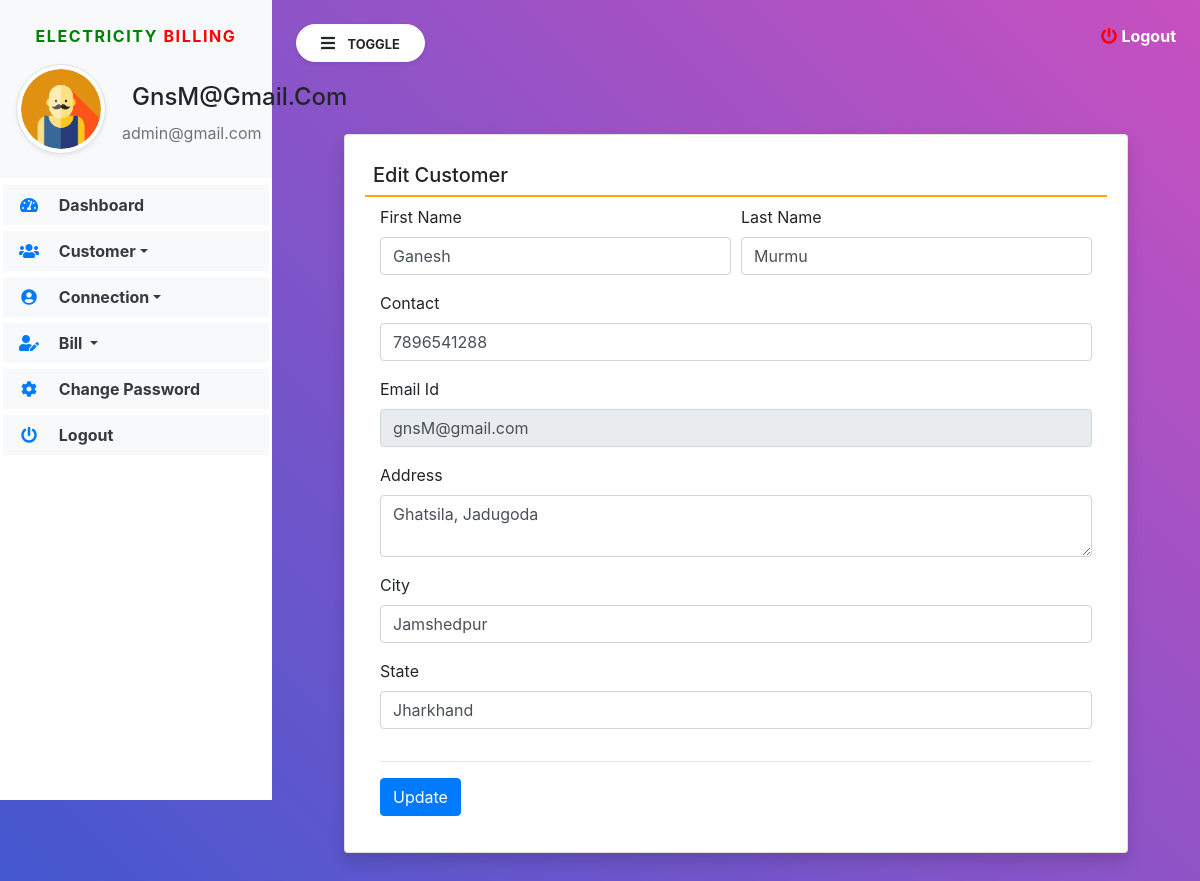
/edit_Customer/1 (signed in), run on the app's committed database.
### electricity/models.py (models this page shows, shortened)
class Customer(models.Model):
    user = models.ForeignKey(User,on_delete=models.CASCADE)
    contact = models.CharField(max_length=15, null=True)
    address = models.CharField(max_length=200, null=True)
    city = models.CharField(max_length=100,null=True)
    state = models.CharField(max_length=100, null=True)
    regdate = models.DateTimeField(auto_now_add=True)

### electricity/views.py (the view, shortened to what this page needs)
# urls.py: path('edit_Customer/<int:pid>', edit_Customer, name='edit_Customer'),
def edit_Customer(request,pid):
    if not request.user.is_authenticated:
        return redirect('admin_login')
    user = User.objects.get(id=request.user.id)
    customer = Customer.objects.get(id=pid)
    error = False
    d = {'customer': customer, 'user': user, 'error': error}
    return  render(request, 'edit_Customer.html', locals())

### electricity/templates/edit_Customer.html (shortened to what this page needs)
{% extends 'navbar1.html' %}
{% load static %}
{% block body1 %}
<div class="card shadow m-5">
    <div class="card-body">
      <h5 class="p-2" style="border-bottom: 2px solid orange">Edit Customer</h5>
      <div class="container-fluid">
        <form method="post" onsubmit="return MobileValidate()">
          <div class="form-row">
            <div class="col-sm-6">
             <div class="form-group">
               <label>First Name</label>
               <input type="text" name="firstname" class="form-control" value="{{customer.user.first_name}}">
             </div>
            </div>
             <div class="col-sm-6">
              <div class="form-group">
                <label>Last Name</label>
                <input type="text" name="lastname" class="form-control" value="{{customer.user.last_name}}">
              </div>
            </div>
           <div class="col-sm-12">
             <div class="form-group">
               <label>Contact</label>
               <input type="number" name="contact" class="form-control" value="{{customer.contact}}">
             </div>
            </div>
            <div class="col-sm-12">
             <div class="form-group">
               <label>Email Id</label>
               <input type="email" name="email" class="form-control" value="{{customer.user.username}}" readonly>
             </div>
            </div>
            <div class="col-sm-12">
             <div class="form-group">
               <label>Address</label>
               <textarea name="address" class="form-control" rows="2">{{customer.address}}</textarea>
             </div>
            </div>
            <div class="col-sm-12">
             <div class="form-group">
               <label>City</label>
               <input type="text" name="city" class="form-control" value="{{customer.city}}">
             </div>
            </div>
            <div class="col-sm-12">
             <div class="form-group">
               <label>State</label>
               <input type="text" name="state" class="form-control" value="{{customer.state}}">
             </div>
            </div>
          </div>
          <hr>
        <input type="submit" value="Update" class="btn btn-primary">
        </form>
      </div>
    </div>
  </div>
{% endblock %}

### electricity/templates/navbar1.html (shortened to what this page needs)
{% load static %}
<html>
<head>
<link rel="stylesheet"
	href="https://maxcdn.bootstrapcdn.com/bootstrap/4.5.2/css/bootstrap.min.css">
<link rel="stylesheet"
	href="https://pro.fontawesome.com/releases/v5.10.0/css/all.css"
 />
<link rel="stylesheet"
	href="https://cdnjs.cloudflare.com/ajax/libs/twitter-bootstrap/4.5.2/css/bootstrap.css">
<link rel="stylesheet"
	href="https://cdn.datatables.net/1.11.3/css/dataTables.bootstrap4.min.css">
<link rel="stylesheet" href="{% static 'css/sidebar.css' %}">
</head>
<body>
	<div class="bg-white vertical-nav" id="sidebar">
		<div class="bg-light py-4 px-3 mb-1">
			<p class="text-center font-weight-bold text-uppercase px-3 sidebar-title"><span style="color:green">Electricity</span> <span style="color:red">Billing</span></p>
			<div class="media d-flex align-items-center">
				<img src="{% static 'images/user12.png' %}" width="90" height="90"
					class="mr-3 rounded-circle img-thumbnail shadow-sm">
				<div class="media-body">
					<h4 class="mb-0" style="text-transform: capitalize;">{{request.user.username}}</h4>
					<p class="text-muted mb-0">admin@gmail.com</p>
				</div>
			</div>
		</div>
		<ul class="nav flex-column bg-white">
			<li class="nav-item"><a href="{% url 'admin_home' %}"
				class="nav-link text-dark bg-light"> <i
					class="fas fa-tachometer-alt fa-fw mr-3 text-primary"></i>
					Dashboard
			</a></li>
			<li class="nav-item dropdown"><a href=""
				class="nav-link dropdown-toggle text-dark bg-light" id="navbardrop"
				data-toggle="dropdown"> <i
					class="fas fa-users fa-fw mr-3 text-primary"></i> Customer</a>
			</li>
			<li class="nav-item dropdown"><a href=""
				class="nav-link dropdown-toggle text-dark bg-light" id="navbardrop"
				data-toggle="dropdown">
				<i class="fas fa-user-circle fa-fw mr-3 text-primary"></i> Connection</a>
			</li>
			<li class="nav-item dropdown"><a href=""
				class="nav-link dropdown-toggle text-dark bg-light" id="navbardrop"
				data-toggle="dropdown"> <i
					class="fas fa-user-edit fa-fw mr-3 text-primary"></i> Bill
			</a>
				</li>
               <li class="nav-item"><a href="{% url 'change_password' %}"
				class="nav-link text-dark bg-light"> <i
					class="fas fa-cog fa-fw mr-3 text-primary"></i>
					Change Password
			</a></li>
			<li class="nav-item"><a href="{% url 'logout' %}"
				class="nav-link text-dark bg-light">
				<i class="fas fa-power-off fa-fw mr-3 text-primary"></i>
					Logout
			</a></li>
		</ul>
	</div>
	<div class="page-content p-4" id="content">
		<a data-toggle="modal" data-target="#exampleModalCenter" title="logout" class="text-white float-right"><i
			class="fas fa-power-off"></i> <b>Logout</b></a>
		<button id="sidebarCollapse" type="button"
			class="btn btn-light bg-white rounded-pill shadow-sm px-4 mb-4">
			<i class="fas fa-bars mr-2"></i> <small
				class="text-uppercase font-weight-bold">Toggle</small>
		</button>
		{% block body1 %}
		{% endblock %}
</div>
</body>
</html>

### electricity/static/css/sidebar.css (style rules this page uses)
.sidebar-title { letter-spacing: 0.1em; color: #aaa; }
body { background: linear-gradient(-135deg, #c850c0, #4158d0); min-height: 100vh; }
.vertical-nav { min-width: 17rem; width: 17rem; height: 100vh; position: fixed; top: 0; left: 0; transition:all 0.4s; }
.page-content { width: calc(100%-17rem); margin-left: 17rem; transition:all 0.4s; }
.nav-link { font-weight : bold; }
.fa-power-off { color: red; }

### electricity/templates/navbar1.html (style rules this page uses)
.nav-item { padding: 3px !important; }
h2, h4 { padding: 10px; }

### data on the page
Customer: firstname "Ganesh", lastname "Murmu", contact "7896541288", email "gnsM@gmail.com", address "Ghatsila, Jadugoda", city "Jamshedpur", state "Jharkhand"

### other printed values
{{ request.user.username }} "GnsM@gmail.com"
